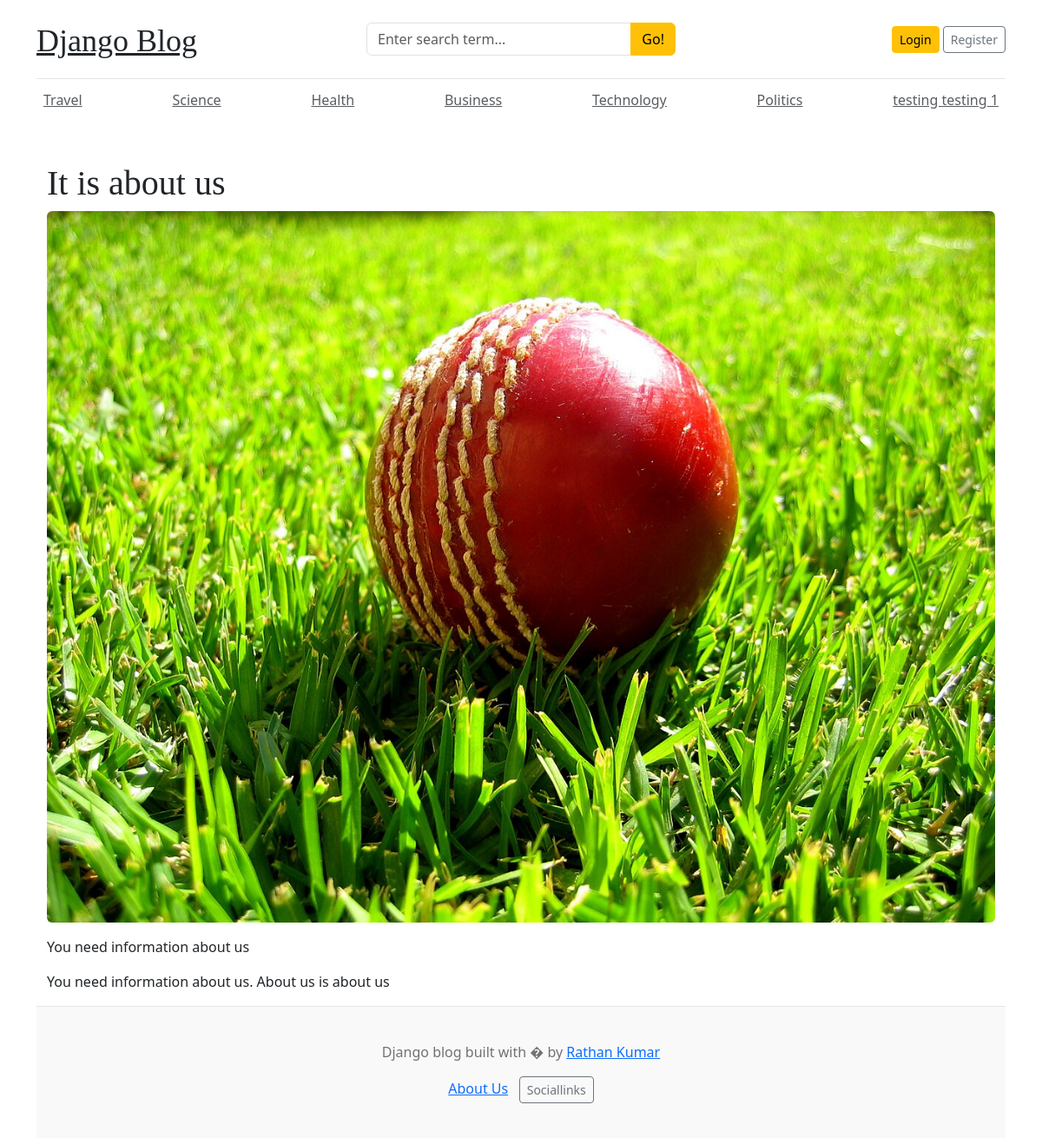
The page /about/ on the database its author committed.
### blogs/models.py (models this page shows, shortened)
class Category(models.Model):
    category_name = models.CharField(max_length=50,unique=True)
    created_at = models.DateTimeField(auto_now_add=True)
    updated_at = models.DateTimeField(auto_now=True)
    class Meta:
        verbose_name_plural = 'categories'

class About(models.Model):
    title = models.CharField(max_length=100)
    short_description = models.TextField(max_length=500)
    description = models.TextField()
    image = models.ImageField(upload_to='about/', blank=True, null=True)
    created_at = models.DateTimeField(auto_now_add=True)
    updated_at = models.DateTimeField(auto_now=True)
    def __str__(self):
        return self.title

### blog_main/views.py (the view)
# urls.py: path('about/', views.about, name='about'),
def about(request):
    about = About.objects.first()
    print("About Info:", about)
    context = {
        'about': about,
    }
    return render(request, 'about.html', context)

### blogs/context_processors.py (called while the page is built)
def get_categories(request):
    categories = Category.objects.all()
    return dict(categories=categories)

### templates/about.html
{% extends 'base.html' %}
{% block content %}
<div class="container mt-5">
    {% if about %}
        <h1>{{ about.title }}</h1>
        {% if about.image %}
            <img src="{{ about.image.url }}"
                 class="img-fluid rounded mb-3">
        {% endif %}
        <p>{{ about.short_description }}</p>
        <div>
            {{ about.description|linebreaks }}
        </div>
    {% else %}
        <h1>About Us</h1>
        <p>No content available.</p>
    {% endif %}
</div>
{% endblock %}

### templates/base.html (shortened to what this page needs)
{%load static%}
<!DOCTYPE html>
<html lang="en">
<head>
    <link href="https://getbootstrap.com/docs/4.0/dist/css/bootstrap.min.css" rel="stylesheet">
    <link href="{% static 'css/blog.css' %}" rel="stylesheet">
    <link href="https://cdn.jsdelivr.net/npm/bootstrap@5.3.3/dist/css/bootstrap.min.css" rel="stylesheet">
    <link rel="stylesheet" href="https://cdnjs.cloudflare.com/ajax/libs/font-awesome/4.7.0/css/font-awesome.min.css">
  </head>
<body>
    <div class="container">
      <header class="blog-header py-3">
        <div class="row flex-nowrap justify-content-between align-items-center">
          <div class="col-4 pt-1">
            <a class="blog-header-logo text-dark" href="/">Django Blog</a>
          </div>
          <div class="col-4">
            <form action="{% url 'search' %}" method="GET">
              <div class="input-group">
                <input class="form-control" type="text" name="keyword" value="{{keyword}}" placeholder="Enter search term..." aria-label="Enter search">
                <button type="submit" class="btn btn-warning" id="button-search" type="button">Go!</button>
              </div>
            </form>
          </div>
          <div class="col-4 d-flex justify-content-end align-items-center">
            {% if not user.is_authenticated %}
            <a class="btn btn-sm btn-warning" href="{% url 'login' %}">Login</a> &nbsp;
            <a class="btn btn-sm btn-outline-secondary" href="{% url 'register' %}">Register</a>
            {% else %}
            <span><a href="{% url 'dashboard' %}">Dashboard</a></span>&nbsp;
            <a class="btn btn-sm btn-warning" href="{% url 'logout' %}">Log out</a>
            {% endif %}
          </div>
        </div>
      </header>
      <div class="nav-scroller py-1 mb-2">
        <nav class="nav d-flex justify-content-between">
         {% for cat in categories %}
          <a class="p-2 text-muted" href="{% url 'blogs:posts_by_category' cat.id %}">{{cat.category_name}}</a>
          {% endfor%}
        </nav>
      </div>
        {% block content %}
        {% endblock %}
      <footer class="blog-footer">
        <p>Django blog built with � by <a href="#">Rathan Kumar</a></p>
        <a href="{% url 'about' %}">About Us</a> &nbsp;
        <a class="btn btn-sm btn-outline-secondary" href="https://www.facebook.com/w3schoolscom/">Sociallinks</a>
      </footer>
      </body>
      </html>

### blog_main/static/css/blog.css (style rules this page uses)
.blog-header { border-bottom: 1px solid #e5e5e5; }
.blog-header-logo { font-family: "Playfair Display", Georgia, "Times New Roman", serif; font-size: 2.25rem; }
h1, h2, h3, h4, h5, h6 { font-family: "Playfair Display", Georgia, "Times New Roman", serif; }
.blog-footer { padding: 2.5rem 0; color: #727272; text-align: center; background-color: #f9f9f9; border-top: .05rem solid #e5e5e5; }

### rows shown on the page
Category: category_name "Travel"
Category: category_name "Science"
Category: category_name "Health"
Category: category_name "Business"
Category: category_name "Technology"
Category: category_name "Politics"
Category: category_name "testing testing 1"
About: title "It is about us", image (picture), short_description "You need information about us", description "You need information about us. About us is about us"
